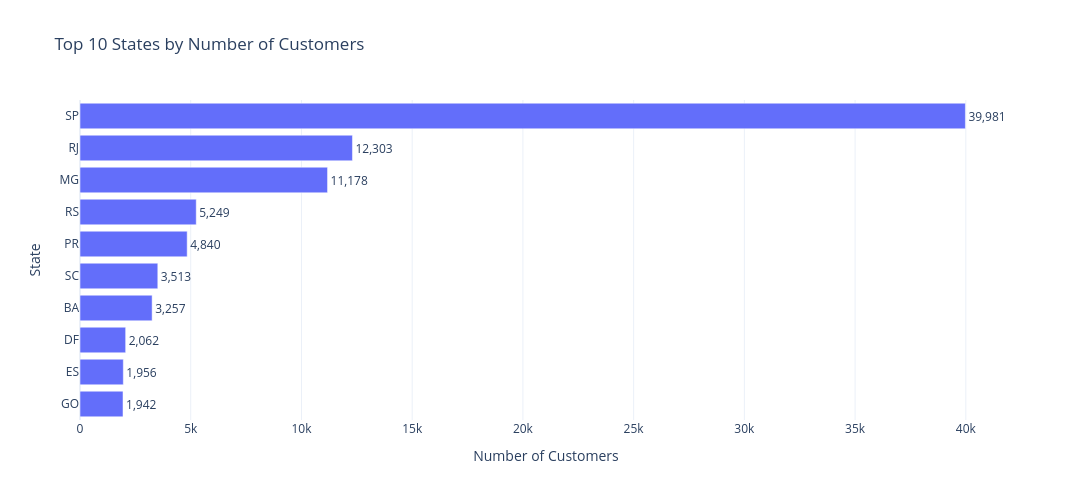

The notebook cell saved with this chart:
### Markdown cell above
## 3. Top 10 States by Customers

This visualization shows the top 10 Brazilian states based on the number of customers.

It helps identify the states where the e-commerce platform has the largest customer base.

### Code cell
import plotly.express as px

# Top 10 states by number of customers
top_10_states = state_customers.head(10).sort_values()

fig = px.bar(
    x=top_10_states.values,
    y=top_10_states.index,
    orientation='h',
    title='Top 10 States by Number of Customers',
    labels={
        'x': 'Number of Customers',
        'y': 'State'
    },
    text=top_10_states.values
)

fig.update_traces(
    texttemplate='%{x:,}',
    textposition='outside',
    hovertemplate='<b>%{y}</b><br>Customers: %{x:,}<extra></extra>'
)

fig.update_layout(
    template='plotly_white',
    height=500,
    width=1100
)

fig.show()

### Figure 1 — Plotly figure (JSON) as saved in the notebook; plotly's stock layout.template omitted (floating-point values rounded to 4 significant figures)
{"data": [{"hovertemplate": "<b>%{y}</b><br>Customers: %{x:,}<extra></extra>", "legendgroup": "", "marker": {"color": "#636efa", "pattern": {"shape": ""}}, "name": "", "orientation": "h", "showlegend": false, "text": [1942.0, 1956.0, 2062.0, 3257.0, 3513.0, 4840.0, 5249.0, 11180.0, 12300.0, 39980.0], "textposition": "outside", "texttemplate": "%{x:,}", "type": "bar", "x": [1942, 1956, 2062, 3257, 3513, 4840, 5249, 11178, 12303, 39981], "xaxis": "x", "y": ["GO", "ES", "DF", "BA", "SC", "PR", "RS", "MG", "RJ", "SP"], "yaxis": "y"}], "layout": {"barmode": "relative", "height": 500, "legend": {"tracegroupgap": 0}, "title": {"text": "Top 10 States by Number of Customers"}, "width": 1100, "xaxis": {"anchor": "y", "domain": [0, 1], "title": {"text": "Number of Customers"}}, "yaxis": {"anchor": "x", "domain": [0, 1], "title": {"text": "State"}}}}
